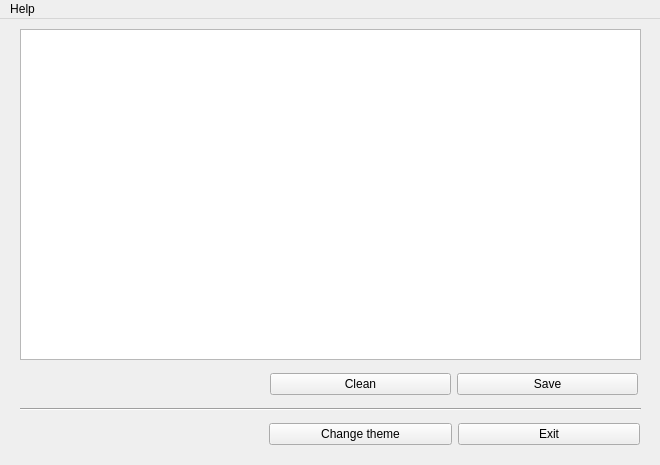
<?xml version="1.0" encoding="UTF-8"?>
<ui version="4.0">
 <class>MainWindow</class>
 <widget class="QMainWindow" name="MainWindow">
  <property name="geometry">
   <rect>
    <x>0</x>
    <y>0</y>
    <width>660</width>
    <height>465</height>
   </rect>
  </property>
  <property name="windowTitle">
   <string>Clipboard to file</string>
  </property>
  <widget class="QWidget" name="centralwidget">
   <widget class="QWidget" name="layoutWidget">
    <property name="geometry">
     <rect>
      <x>269</x>
      <y>400</y>
      <width>371</width>
      <height>30</height>
     </rect>
    </property>
    <layout class="QHBoxLayout" name="horizontalLayout">
     <item>
      <widget class="QPushButton" name="btn_change_theme">
       <property name="text">
        <string>Change theme</string>
       </property>
      </widget>
     </item>
     <item>
      <widget class="QPushButton" name="btn_exit">
       <property name="text">
        <string>Exit</string>
       </property>
      </widget>
     </item>
    </layout>
   </widget>
   <widget class="QWidget" name="layoutWidget_2">
    <property name="geometry">
     <rect>
      <x>20</x>
      <y>10</y>
      <width>621</width>
      <height>331</height>
     </rect>
    </property>
    <layout class="QVBoxLayout" name="verticalLayout">
     <item>
      <layout class="QHBoxLayout" name="horizontalLayout_2"/>
     </item>
     <item>
      <widget class="QTextBrowser" name="clipboard_qtextbrowser">
       <property name="documentTitle">
        <string/>
       </property>
      </widget>
     </item>
    </layout>
   </widget>
   <widget class="QWidget" name="layoutWidget_3">
    <property name="geometry">
     <rect>
      <x>270</x>
      <y>350</y>
      <width>368</width>
      <height>31</height>
     </rect>
    </property>
    <layout class="QHBoxLayout" name="horizontalLayout_3">
     <item>
      <widget class="QPushButton" name="btn_clear">
       <property name="text">
        <string>Clean</string>
       </property>
      </widget>
     </item>
     <item>
      <widget class="QPushButton" name="btn_save">
       <property name="text">
        <string>Save</string>
       </property>
      </widget>
     </item>
    </layout>
   </widget>
   <widget class="Line" name="line">
    <property name="geometry">
     <rect>
      <x>20</x>
      <y>380</y>
      <width>621</width>
      <height>20</height>
     </rect>
    </property>
    <property name="orientation">
     <enum>Qt::Horizontal</enum>
    </property>
   </widget>
  </widget>
  <widget class="QMenuBar" name="menuBar">
   <property name="geometry">
    <rect>
     <x>0</x>
     <y>0</y>
     <width>660</width>
     <height>22</height>
    </rect>
   </property>
   <widget class="QMenu" name="menuHelp">
    <property name="title">
     <string>Help</string>
    </property>
    <addaction name="actionAbout"/>
    <addaction name="actionAbout_Qt"/>
    <addaction name="actionAuthors"/>
    <addaction name="actionLicense"/>
   </widget>
   <addaction name="menuHelp"/>
  </widget>
  <action name="actionAutores">
   <property name="text">
    <string>Autores</string>
   </property>
  </action>
  <action name="actionClasificar">
   <property name="text">
    <string>Clasificar</string>
   </property>
  </action>
  <action name="actionBuscar">
   <property name="text">
    <string>Buscar</string>
   </property>
  </action>
  <action name="actionLicencia">
   <property name="text">
    <string>Licencia</string>
   </property>
  </action>
  <action name="actionAcerca_de_Qt">
   <property name="text">
    <string>Acerca de Qt</string>
   </property>
  </action>
  <action name="actionAbout_Qt">
   <property name="text">
    <string>About Qt</string>
   </property>
  </action>
  <action name="actionAuthors">
   <property name="text">
    <string>Authors</string>
   </property>
  </action>
  <action name="actionLicense">
   <property name="text">
    <string>License</string>
   </property>
  </action>
  <action name="actionAbout">
   <property name="text">
    <string>About</string>
   </property>
  </action>
 </widget>
 <resources/>
 <connections/>
 <slots>
  <slot>browseSlot()</slot>
  <slot>returnedPressedSlot()</slot>
 </slots>
</ui>
